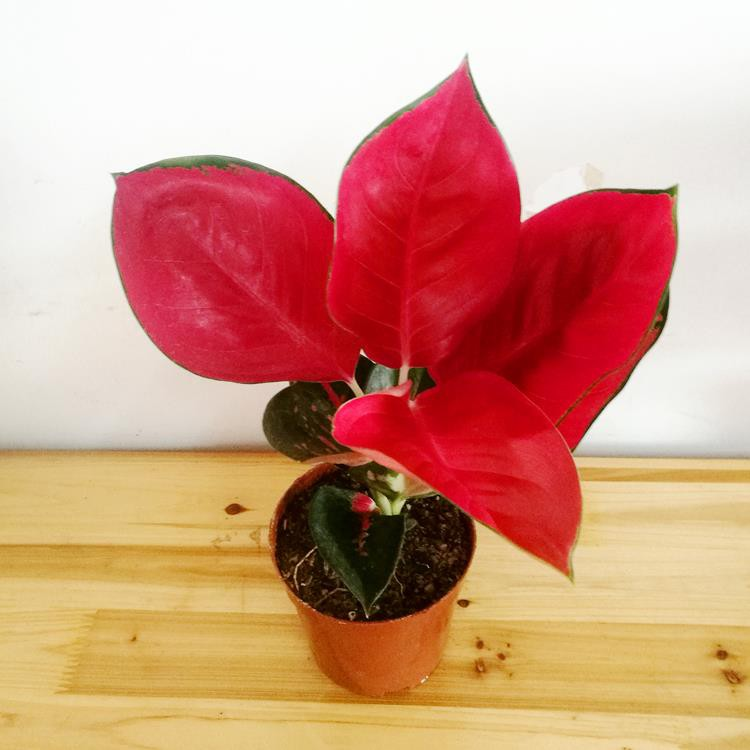
%> input picture images/plant1.jfif, 750 x 750 px; its folder holds 4 pictures in this run
$ octave 'Laboratory Activity #1.m'   (GNU Octave 9; MATLAB toolbox functions it lacks are replaced by stand-ins)
%> lines starting %> are read from the running program, lines starting %| are printed output that depends on the picture
%ITIM 85
%Special Topics in Information Management
%Laboratory Activity #1
%NAME: Jay Mark Nicolas

pkg load image;

root = "images/";
files = dir("images");
image_path = {};

i = 1;
for j = 1:length(files)
  if(!files(j).isdir)
    image_path{i} = cstrcat(root, files(j).name)
    i += 1
   end
 end


 function item1 = item1(image_path)

   %initiate variables that holds converted color spaces of images
    original_image = imread(image_path);
    grayscale_image = rgb2gray(original_image);
    hsv_image = rgb2hsv(original_image);
    ycbcr_image = rgb2ycbcr(original_image);
    yiq_image = rgb2ntsc(original_image);

    %initiate lists of keys and images
    label = {"original", "grayscale", "hsv", "ycbcr_image", "yiq"};
    images = {original_image, grayscale_image, hsv_image, ycbcr_image, yiq_image};

    figure
    for i = 1:length(label)
      plot(3, 3, i, images{i}, label{i}, 0);
    end

 endfunction

 function item2 = item2(image_path)
   original_image = imread(image_path);
   gray_image = rgb2gray(original_image);
   eq_img = histeq(gray_image);

   images = {gray_image, eq_img};
   label = {"original", "equalized"};

   figure

   i = 1
   for j = 1: length(label)
    plot(2, 2, i, images{j}, label{j}, 0);
    i += 1
    plot(2, 2, i, images{j}, "image histogram", 1);
    i += 1
   end
 endfunction

 % [80 lines left out: functions item3, item4, not called in this run]

 function plot = plot(row, column, i, images, label, isHist)
    %create loop to plot images and
      if(isHist)
        subplot(row, column, i)
        imhist(images)
        title(label)
      else
        subplot(row, column, i)
        imshow(images)
        title(label)
      end

 endfunction

 item1(image_path{1});
%> in item1, original_image is the input picture: size 750x750x3 uint8; mean R, G, B 210, 151, 129.1
%> in item1, `grayscale_image = rgb2gray(original_image);`:
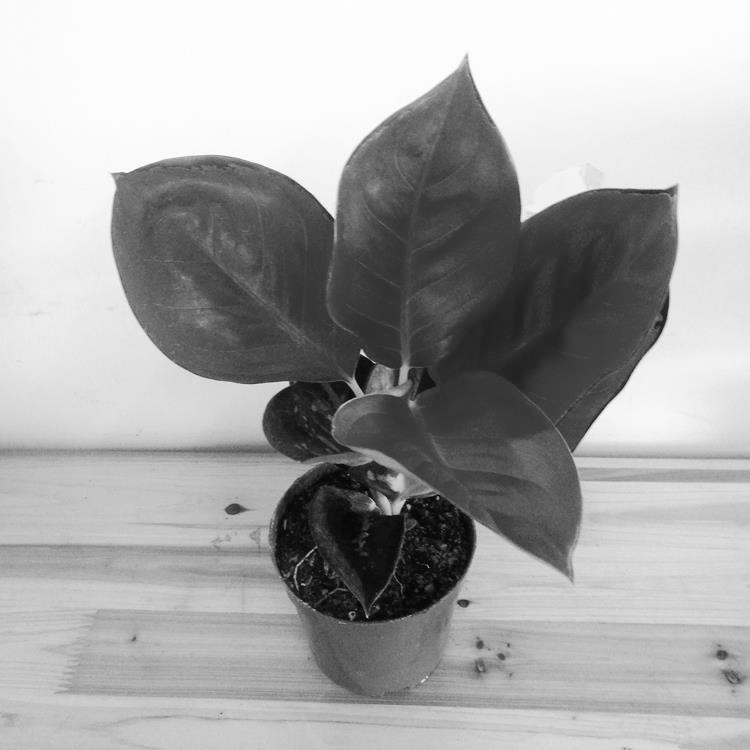
%> grayscale_image: size 750x750 uint8; min 2, max 255, mean 166.2
%> in item1, `hsv_image = rgb2hsv(original_image);`: hsv_image: size 750x750x3 double; mean H, S, V 0.33, 0.462, 0.824
%> in item1, `ycbcr_image = rgb2ycbcr(original_image);`: ycbcr_image: size 750x750x3 uint8; mean of channels 1, 2, 3 158.7, 109.6, 155.4
%> in item1, `yiq_image = rgb2ntsc(original_image);`: yiq_image: size 750x750x3 double; mean of channels 1, 2, 3 0.652, 0.165, 0.0219
%> in item1, `images = {original_image, grayscale_image, hsv_image, ycbcr_image, yiq..`: images = 5 items
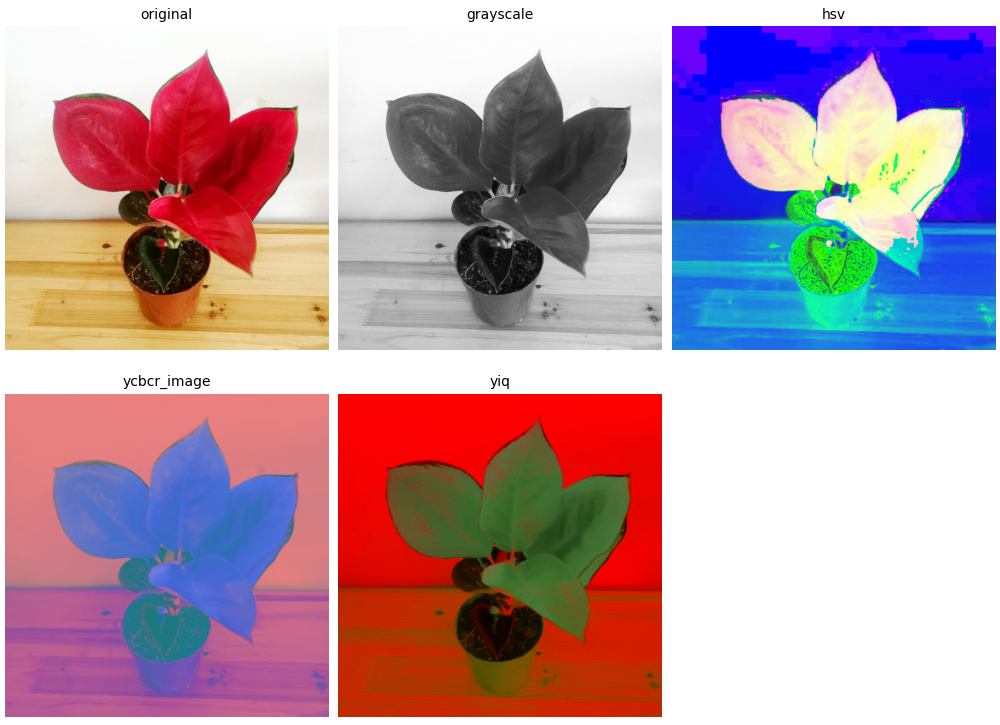
%> figure redrawn from the program's plot data, 5 panels
 item2(image_path{2});
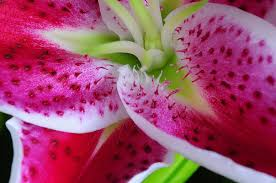
%> input picture images/plant2.jfif, 276 x 183 px
%> in item2, original_image is the input picture: size 183x276x3 uint8; mean R, G, B 158, 75.5, 106.2
%> in item2, `gray_image = rgb2gray(original_image);`:
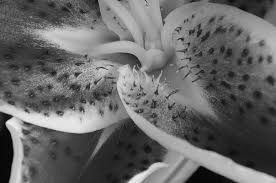
%> gray_image: size 183x276 uint8; min 0, max 240, mean 103.6
%> in item2, `eq_img = histeq(gray_image);`:
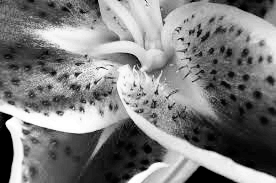
%> eq_img: size 183x276 uint8; min 0, max 255, mean 126.1
%> in item2, `images = {gray_image, eq_img};`: images = 2 items
%> after the loop in item2, `for j = 1: length(label)`: i = 5
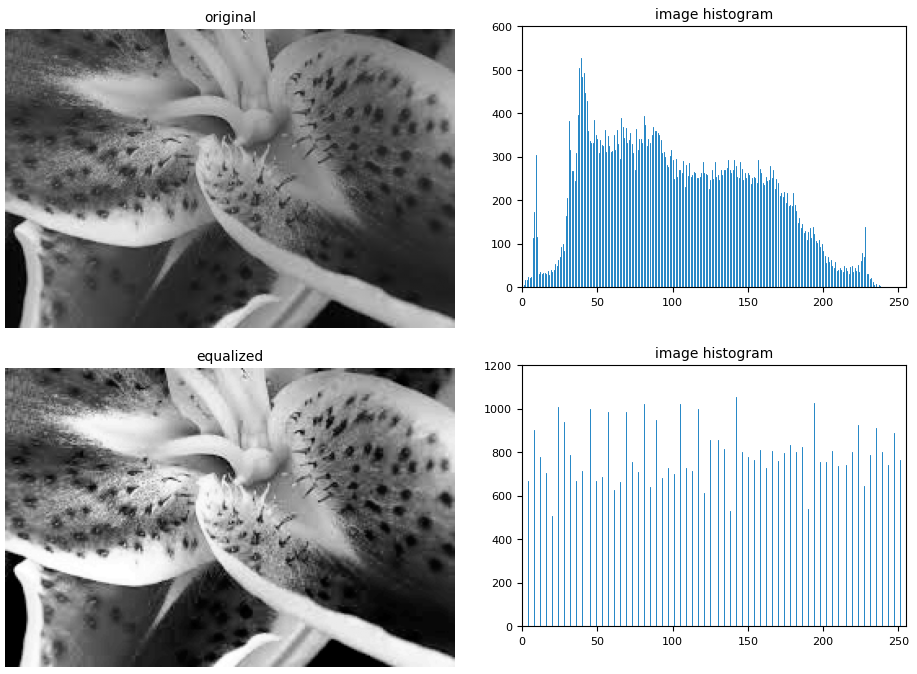
%> figure redrawn from the program's plot data, 4 panels
%> (the run ends here)
